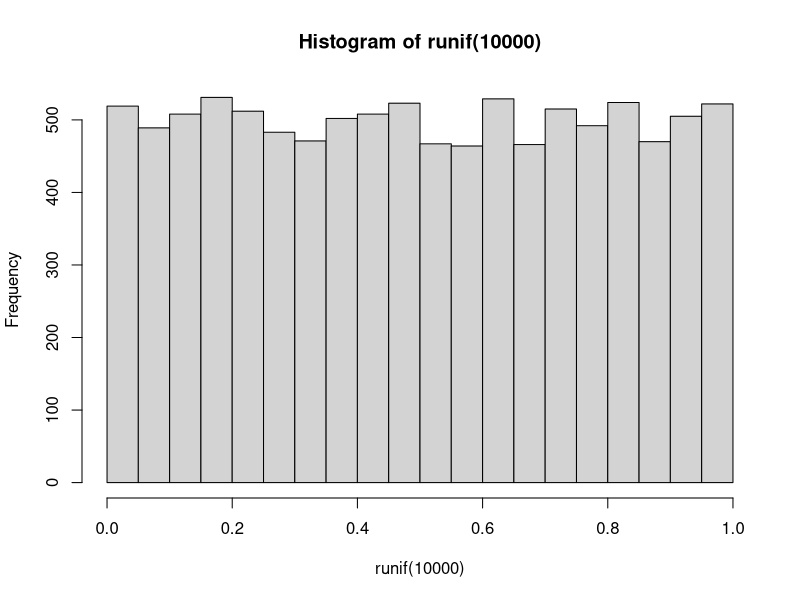
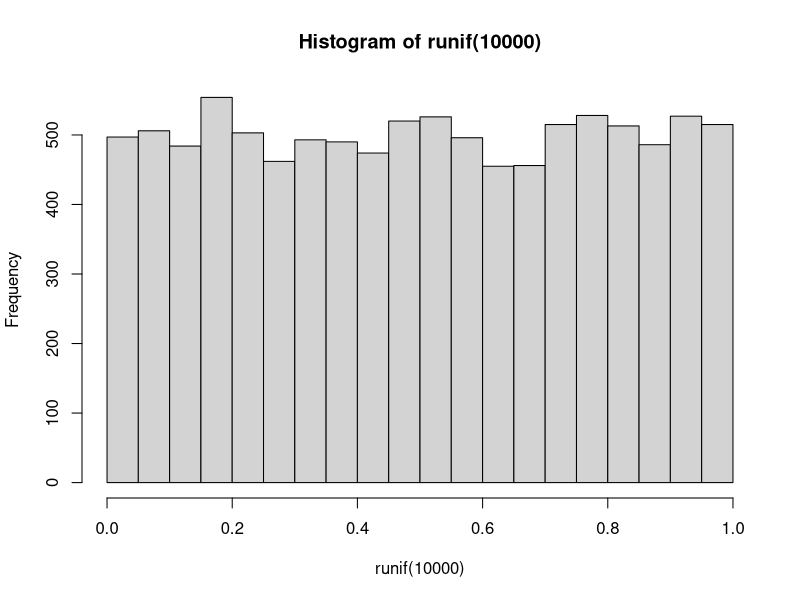
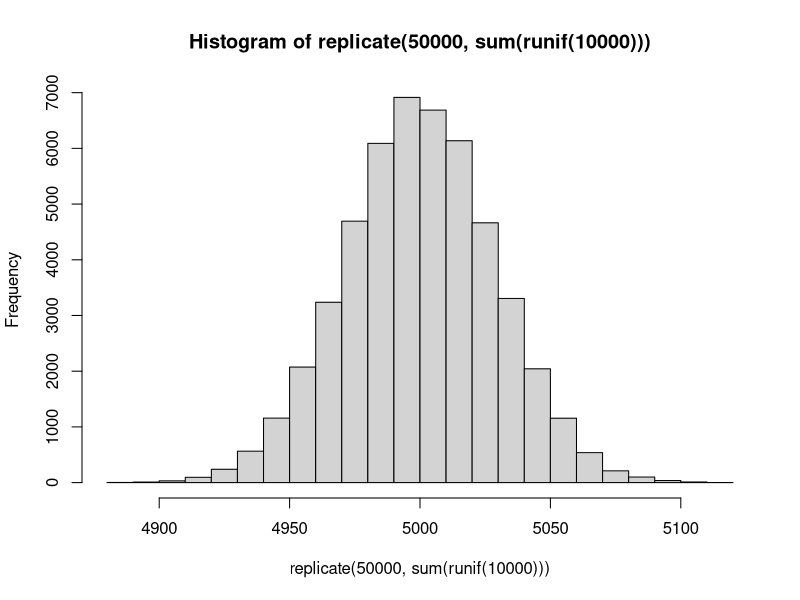

The R script that drew these images, in order:
## ---- chunk 1

#---------- RSTUDIO STARTER V 2.0  --------------#
#                    -Prepared with care by  AM ;D
                
                                                                          
knitr::opts_chunk$set(echo = TRUE, 
                      message = FALSE, 
                      warning = FALSE)      
library(tidyverse)                
library(ggthemes)                    

theme_set(theme_tufte() +                                     
  theme(text=element_text(family="sans")))  

studentSurvey <- read_csv("Student Data.csv")
deathPenaltyData <- read_csv("death penalty data.csv")
housingData <- read_csv("../Data/House-Sales.csv")
#------------------------------------------------#
## ---- chunk 2
.03*.95
## ---- chunk 3
.03*.05
## ---- chunk 4
.97*.15
## ---- chunk 5
.97*.85
## ---- chunk 6
.0285+.1455
## ---- chunk 7
.0285/.174
## ---- chunk 8
.0009 + .20979
## ---- chunk 9
.0009/.21069
## ---- chunk 10
.0001/(.0001+.78921)
## ---- chunk 11
0.004271679/0.0001266929
## ---- chunk 12
hist(runif(10000))
## ---- chunk 13
runif(1)
## ---- chunk 14
runif(10)
## ---- chunk 15
hist(runif(10000))
## ---- chunk 16
hist(replicate(50000, sum(runif(10000))))
## ---- chunk 17
1-.8997
## ---- chunk 18
.9940 - .2061
## ---- chunk 19
50*.65
## ---- chunk 20
50*.35
## ---- chunk 21
sqrt(.6*(1-.6)/50)
## ---- chunk 22
(.65 - .6)/.06928203
## ---- chunk 23
1-0.7642
## ---- chunk 24
100*.9
## ---- chunk 25
100*(1-.9)
## ---- chunk 26
sqrt(.82*(1-.82)/100)
## ---- chunk 27
(.9 - .82)/.038
## ---- chunk 28
1-0.9826
